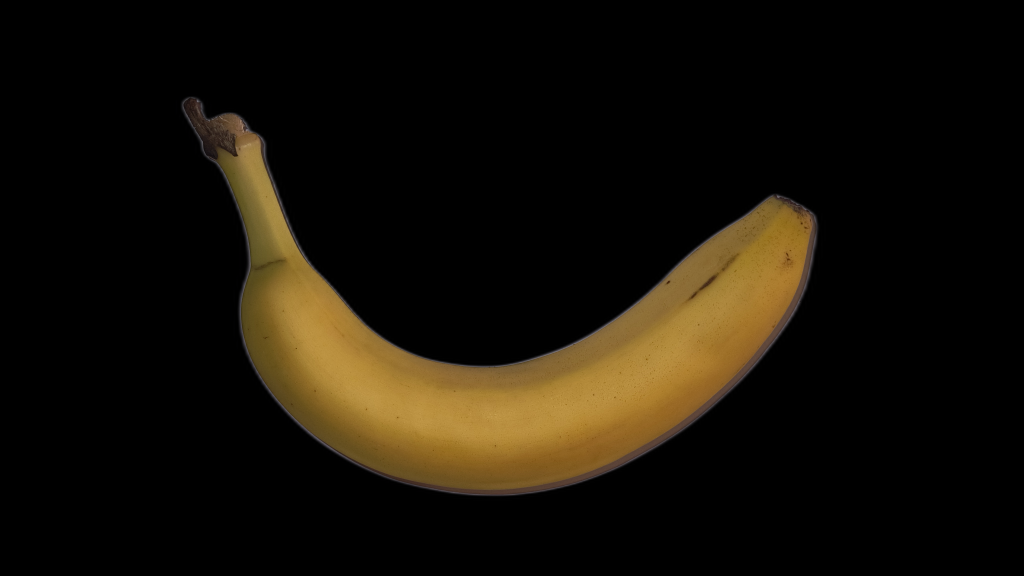
#> input picture data_sin_fondo/banana_sin_fondo/banana2.png, 4096 x 2304 px, found by its file name (shown at 1/4 size); the run also reads 3 pictures not shown here
$ python image2.py
#> lines starting #> are read from the running program, lines starting #| are printed output that depends on the picture; after the words box and inside, x2 and y2 are one past the last pixel; in counts of white or black regions, pixels touching at a corner belong together
import cv2
import numpy as np
import matplotlib.pyplot as plt
from skimage import feature

class Image:
    def __init__(self, image_path):
        self.image_path = image_path
        self.image = cv2.imread(image_path)
#> self.image is the input picture: shape (2304, 4096, 3); mean B, G, R 7.6, 16.9, 22.1
        self.blur = None
        self.sharpened = None
        self.edges = None
        self.contorned = None
        self.filled_img = None
        pass

    def get_features(self):

        # Llevamos la imagen de 3 canales a 1 canal
        gray = cv2.cvtColor(self.image, cv2.COLOR_BGR2GRAY)

        # Hacemos una mascara para eliminar el fondo
        _, mask = cv2.threshold(gray, 240, 255, cv2.THRESH_BINARY)
#> mask: shape (2304, 4096); every value is 0

        # Invertir la máscara para que el fondo sea negro y las frutas sean blancas
        mask = cv2.bitwise_not(mask)
#> mask: shape (2304, 4096); every value is 255

        # Aplicar la máscara a la imagen original para eliminar el fondo
        result = cv2.bitwise_and(self.image, self.image, mask=mask)

        # Redimensiono la imagen
        img = cv2.resize(result, (200, 200))

        # Imagen en rgb
        rgb = cv2.cvtColor(result, cv2.COLOR_BGR2RGB)

        # Hacemos un desenfoque
        blurred = cv2.bilateralFilter(img, 7, 25, 25)
        self.blur = blurred

        # Afila la imagen
        kernel = np.array([[-1, -1, -1], [-1, 9, -1], [-1, -1, -1]])
        sharpened = cv2.filter2D(blurred, -1, kernel)
        self.sharpened = sharpened

        # Calculo de limites para Canny
        median = np.median(sharpened)
#> median = 0
        sigma = 0.33
        lower = int(max(0, (1.0 - sigma) * median))
#> lower = 0
        upper = int(min(255, (1.0 + sigma) * median))
#> upper = 0

        # Deteccion de bordes
        pre_edges = cv2.Canny(img, lower, upper)
#> pre_edges: shape (200, 200); 5.1% white in thin lines or dots, all inside (x1, y1, x2, y2) = (35, 33, 162, 172)

        kernel = np.ones((5, 5), np.uint8)
        edges = cv2.morphologyEx(pre_edges, cv2.MORPH_CLOSE, kernel)
#> edges: shape (200, 200); 15.5% white; 1 white region
        self.edges = edges

        # Buscamos contornos
        contours, _ = cv2.findContours(edges, cv2.RETR_EXTERNAL, cv2.CHAIN_APPROX_SIMPLE)
#> contours = 1 contour; box (x1, y1, x2, y2) and area: (35, 33, 162, 172) 6149
        contorned = np.ones((200, 200), np.uint8)
        cv2.drawContours(contorned, contours, -1, (255, 0, 0), 3)
#> contorned: shape (200, 200); values 1 (black) and 255 (white), 5.8% white; 1 white region, box (x1, y1, x2, y2) and area: (33, 31, 164, 174) 2311

        # # Afila la imagen
        # kernel = np.array([[-1, -1, -1], [-1, 9, -1], [-1, -1, -1]])
        # sharpened = cv2.filter2D(contorned, -1, kernel)

        # Calculamos el area y circularidad
        cont = contours[0]
#> cont = contour of 246 points, box (x1, y1, x2, y2) (35, 33, 162, 172), area 6149
        max_area = 0
        for cont in contours:
            area = cv2.contourArea(cont)
            if area > max_area:
                max_area = area
            biggest_cont = cont
#> this loop made 1 pass
#> (area, max_area) on pass 1: (6149, 6149)
#> after the loop, max_area = 6149

        # Calcular el tamaño de la ventana para el filtro gaussiano
        window_size = 3
        gaussian_window = cv2.getGaussianKernel(ksize=window_size, sigma=-1)

        # Suavizar el contorno con un filtro gaussiano
        smooth = cv2.sepFilter2D(src=np.float32(biggest_cont), ddepth=-1, kernelX=gaussian_window, kernelY=gaussian_window)
#> smooth = 246 rows, first 8: [35.5, 33.5], [35.25, 34.75], [35.25, 37.25], [35.75, 39.25], [36.25, 40.75], [36.75, 42.25], [37.25, 43.75], [37.75, 45.75]
        smooth = np.int32(smooth)
#> smooth = contour of 246 points, box (x1, y1, x2, y2) (35, 33, 161, 171), area 6166

        # Crear una imagen en blanco del mismo tamaño que la imagen original
        smooth_img = np.ones((200, 200), np.uint8)

        # Dibujar el contorno suavizado en la imagen en blanco
        cv2.drawContours(smooth_img, [smooth], -1, (255,0,0), 3)
#> smooth_img: shape (200, 200); values 1 (black) and 255 (white), 6% white; 1 white region, box (x1, y1, x2, y2) and area: (33, 31, 163, 173) 2413
        self.contorned = smooth_img

        # Calcular el perímetro del contorno
        if biggest_cont is not None:
            per = cv2.arcLength(smooth, True)
#> per = 526.1
            if per == 0:
                circ = 0
            else:
                circ = 4*np.pi*(max_area/(per*per))
#> circ = 0.279

        # Calcular la compacidad del contorno
        if max_area!=0:
            compactness = per*per/max_area
#> compactness = 45.01
        else:
            compactness=0

        # Normalizamos el area, circularidad y compacidad
        d0 = 1e-10

        circ_normalized = np.log10(np.abs(circ)+d0)
#> circ_normalized = -0.554
        compactness_normalized = np.log10(np.abs(compactness)+d0)
#> compactness_normalized = 1.65


        # Rellenamos los contornos

        # Aplicar un umbral binario a la imagen en blanco
        _, thresh_img = cv2.threshold(smooth_img, 128, 255, cv2.THRESH_BINARY)
        copy_img = thresh_img.copy()
        h, w = copy_img.shape[:2]

        # Crear una máscara de ceros del mismo tamaño que la imagen
        mask = np.zeros((h+2, w+2), np.uint8)

        # Rellenar la imagen en blanco con el color blanco
        cv2.floodFill(copy_img, mask, (0,0), 255)
#> copy_img: shape (200, 200); 87.6% white; 1 black region, box (x1, y1, x2, y2) and area: (38, 37, 157, 168) 4977

        # Invertir los colores de la imagen en blanco
        inv_img = cv2.bitwise_not(copy_img)
        filled_img = thresh_img | inv_img
#> filled_img: shape (200, 200); 18.5% white; 1 white region, box (x1, y1, x2, y2) and area: (33, 31, 163, 173) 7390
        self.filled_img = filled_img

        # Calculamos los momentos de la hu

        # Aplicar un umbral binario a la imagen rellenada
        _, bin_img = cv2.threshold(filled_img, 1, 255, cv2.THRESH_BINARY)

        # Calcular los momentos de la imagen
        moments = cv2.moments(bin_img)
#> moments = moments, m00 1884450, centre m10/m00, m01/m00 = (96.13, 118.4)

        # Calcular los momentos de Hu de la imagen
        hu_moments = cv2.HuMoments(moments).flatten()
#> hu_moments = [0.00123, 5.58e-08, 8.91e-10, 3.31e-10, 9.93e-21, -9.31e-15, -1.79e-19]

        # Eliminar el 2do, 3ro, 4to, 5to y 7mo momento de Hu
        hu_moments = np.delete(hu_moments, [1,2,3,4,6], axis=0)
#> hu_moments = [0.00123, -9.31e-15]

        # Normalizar los momentos de Hu
        hu_moments_normalized = np.log10(np.abs(hu_moments)+d0)
#> hu_moments_normalized = [-2.91, -10]

        # Calculamos el histograma de colores
        hist_size = 256
        hist_range = (0, 256)
        accumulate = False

        # Convertir la imagen de RGB a HSV
        hsv = cv2.cvtColor(rgb, cv2.COLOR_RGB2HSV)
#> hsv: shape (2304, 4096, 3); mean H, S, V 4.3, 25.6, 22.2

        # Histograma del canal hue
        hist_hue = cv2.calcHist([hsv], [0], None, [hist_size], hist_range, accumulate=accumulate)
#> hist_hue = 256 values, max 7940968 at index 0, min 0 at index 29, mean 36864
        hist_hue = cv2.normalize(hist_hue, hist_hue).flatten()
#> hist_hue = 256 values, max 0.996 at index 0, min 0 at index 29, mean 0.00463

        # Histograma del canal saturacion
        hist_saturation = cv2.calcHist([hsv], [1], None, [hist_size], hist_range, accumulate=accumulate)
#> hist_saturation = 256 values, max 7935863 at index 0, min 0 at index 1, mean 36864
        hist_saturation = cv2.normalize(hist_saturation, hist_saturation).flatten()
#> hist_saturation = 256 values, max 1 at index 0, min 0 at index 1, mean 0.00464

        # [18 lines of commented-out code are left out]
        color_histograms_hsv = np.concatenate([hist_hue, hist_saturation])
#> color_histograms_hsv = 512 values, max 1 at index 256, min 0 at index 29, mean 0.00463

        # [8 lines of commented-out code are left out]
        features = np.concatenate([hu_moments_normalized, color_histograms_hsv, [circ_normalized, compactness_normalized]])
#> features = 516 values, max 1.65 at index 515, min -10 at index 1, mean -0.0183
        features = cv2.normalize(features, features).flatten()
#> features = 516 values, max 0.155 at index 515, min -0.939 at index 1, mean -0.00172
        # print(features.shape)

        return features

    def plot_image(self):
            plt.figure(figsize=(5, 5))

            self.image = cv2.cvtColor(self.image, cv2.COLOR_BGR2RGB)
            # plt.imshow(self.image, cmap='Greys')

            plt.subplot(2, 3, 1)
            plt.imshow(self.blur, cmap='Greys')
            plt.title('Filtro mediano')

            plt.subplot(2, 3, 2)
            plt.imshow(self.sharpened, cmap='Greys')
            plt.title('Sharpened Image')

            plt.subplot(2, 3, 3)
            plt.imshow(self.edges, cmap='Greys')
            plt.title('Deteccion de Bordes')

            plt.subplot(2, 3, 4)
            plt.imshow(self.contorned, cmap='Greys')
            plt.title('Contornos')

            plt.subplot(2, 3, 5)
            plt.imshow(self.filled_img, cmap='Greys')
            plt.title('Imagenes con Relleno')

            # plt.tight_layout()
            plt.show()

            pass


# test = Image('/home/bruno/fing/IA_I/data/banana/banana2.jpg')
# test.get_features()
# test.plot_image()

test2 = Image('/home/bruno/fing/IA_I/data/banana_sin_fondo/banana2.png')
test2.get_features()
test2.plot_image()

test3 = Image('/home/bruno/fing/IA_I/data/naranja/naranja1.jpg')
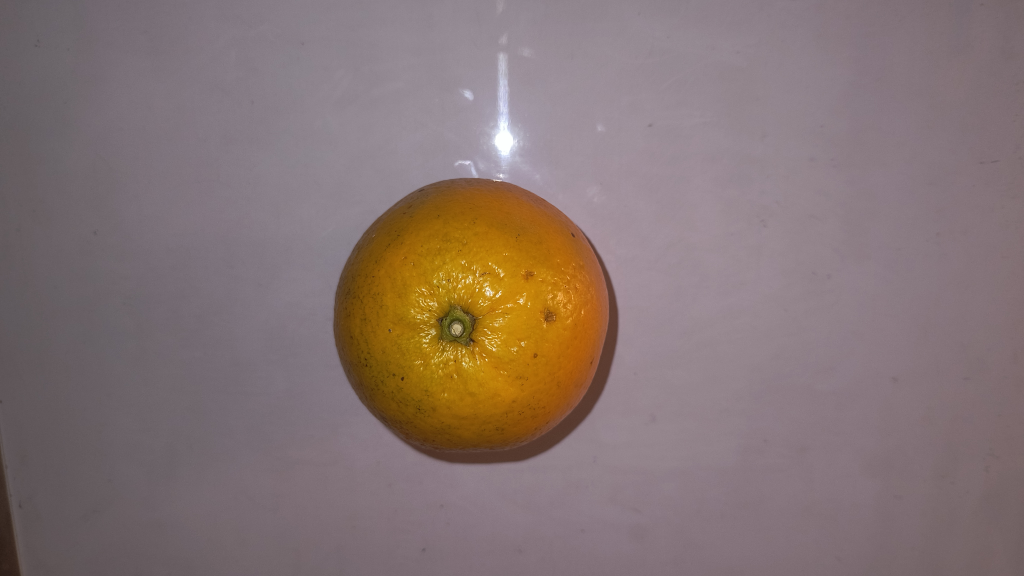
#> input picture data/naranja/naranja1.jpg, 4096 x 2304 px, found by its file name (shown at 1/4 size)
#> in __init__, self.image is the input picture: shape (2304, 4096, 3); mean B, G, R 114.7, 116.4, 133.5
test3.get_features()
#> in get_features (call 2), `sharpened = cv2.filter2D(blurred, -1, kernel)`:
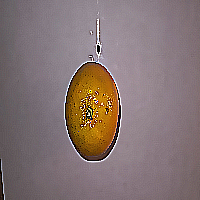
#> sharpened: shape (200, 200, 3); mean B, G, R 115, 116.1, 133
#> in get_features (call 2), `median = np.median(sharpened)`: median = 125
#> in get_features (call 2), `lower = int(max(0, (1.0 - sigma) * median))`: lower = 83
#> in get_features (call 2), `upper = int(min(255, (1.0 + sigma) * median))`: upper = 166
#> in get_features (call 2), `edges = cv2.morphologyEx(pre_edges, cv2.MORPH_CLOSE, kernel)`:
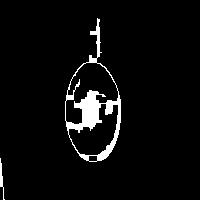
#> edges: shape (200, 200); 4.4% white; 2 white regions
#> in get_features (call 2), `contours, _ = cv2.findContours(edges, cv2.RETR_EXTERNAL, cv2.CHAIN_APP..`: contours = 2 contours; box (x1, y1, x2, y2) and area: (65, 18, 121, 162) 4473, (0, 158, 5, 200) 34
#> in get_features (call 2), `cont = contours[0]`: cont = contour of 13 points, box (x1, y1, x2, y2) (0, 158, 5, 200), area 34
#> the loop in get_features (call 2), `for cont in contours:` made 2 passes
#> (area, max_area) on passes 1 to 2: (34.5, 34.5), (4473, 4473)
#> after the loop in get_features (call 2), `for cont in contours:`: max_area = 4473
#> in get_features (call 2), `smooth = cv2.sepFilter2D(src=np.float32(biggest_cont), ddepth=-1, kern..`: smooth = 148 rows, first 8: [97, 21.5], [96.75, 23.5], [96.25, 26.75], [95.75, 29.25], [94, 30.75], [91.25, 31.75], [91.5, 33.25], [94.75, 34.25]
#> in get_features (call 2), `smooth = np.int32(smooth)`: smooth = contour of 148 points, box (x1, y1, x2, y2) (65, 19, 120, 161), area 4468
#> in get_features (call 2), `per = cv2.arcLength(smooth, True)`: per = 348.4
#> in get_features (call 2), `circ = 4*np.pi*(max_area/(per*per))`: circ = 0.463
#> in get_features (call 2), `compactness = per*per/max_area`: compactness = 27.14
#> in get_features (call 2), `circ_normalized = np.log10(np.abs(circ)+d0)`: circ_normalized = -0.334
#> in get_features (call 2), `compactness_normalized = np.log10(np.abs(compactness)+d0)`: compactness_normalized = 1.43
#> in get_features (call 2), `moments = cv2.moments(bin_img)`: moments = moments, m00 1355325, centre m10/m00, m01/m00 = (92.39, 105.9)
#> in get_features (call 2), `hu_moments = cv2.HuMoments(moments).flatten()`: hu_moments = [0.00088, 3.25e-07, 1.03e-10, 5.55e-11, 4.18e-21, 3.13e-14, -9.81e-23]
#> in get_features (call 2), `hu_moments = np.delete(hu_moments, [1,2,3,4,6], axis=0)`: hu_moments = [0.00088, 3.13e-14]
#> in get_features (call 2), `hu_moments_normalized = np.log10(np.abs(hu_moments)+d0)`: hu_moments_normalized = [-3.06, -10]
#> in get_features (call 2), `hist_hue = cv2.calcHist([hsv], [0], None, [hist_size], hist_range, acc..`: hist_hue = 256 values, max 1992868 at index 166, min 0 at index 29, mean 36864
#> in get_features (call 2), `hist_hue = cv2.normalize(hist_hue, hist_hue).flatten()`: hist_hue = 256 values, max 0.727 at index 166, min 0 at index 29, mean 0.0134
#> in get_features (call 2), `hist_saturation = cv2.calcHist([hsv], [1], None, [hist_size], hist_ran..`: hist_saturation = 256 values, max 610326 at index 22, min 0 at index 1, mean 36864
#> in get_features (call 2), `hist_saturation = cv2.normalize(hist_saturation, hist_saturation).flat..`: hist_saturation = 256 values, max 0.324 at index 22, min 0 at index 1, mean 0.0196
#> in get_features (call 2), `color_histograms_hsv = np.concatenate([hist_hue, hist_saturation])`: color_histograms_hsv = 512 values, max 0.727 at index 166, min 0 at index 29, mean 0.0165
#> in get_features (call 2), `features = np.concatenate([hu_moments_normalized, color_histograms_hsv..`: features = 516 values, max 1.43 at index 515, min -10 at index 1, mean -0.0068
#> in get_features (call 2), `features = cv2.normalize(features, features).flatten()`: features = 516 values, max 0.135 at index 515, min -0.939 at index 1, mean -0.000638
test3.plot_image()

test4 = Image('/home/bruno/fing/IA_I/data/naranja_sin_fondo/naranja1.jpg')
test4.get_features()
#> in get_features (call 3), `smooth = cv2.sepFilter2D(src=np.float32(biggest_cont), ddepth=-1, kern..`: smooth = 148 rows, first 8: [97, 21.5], [96.75, 23.5], [96.25, 26.75], [95.75, 29.25], [94, 30.75], [91.25, 31.75], [91.5, 33.25], [94.75, 34.25]
test4.plot_image()

test5 = Image('/home/bruno/fing/IA_I/data/manzana/manzana1.jpg')
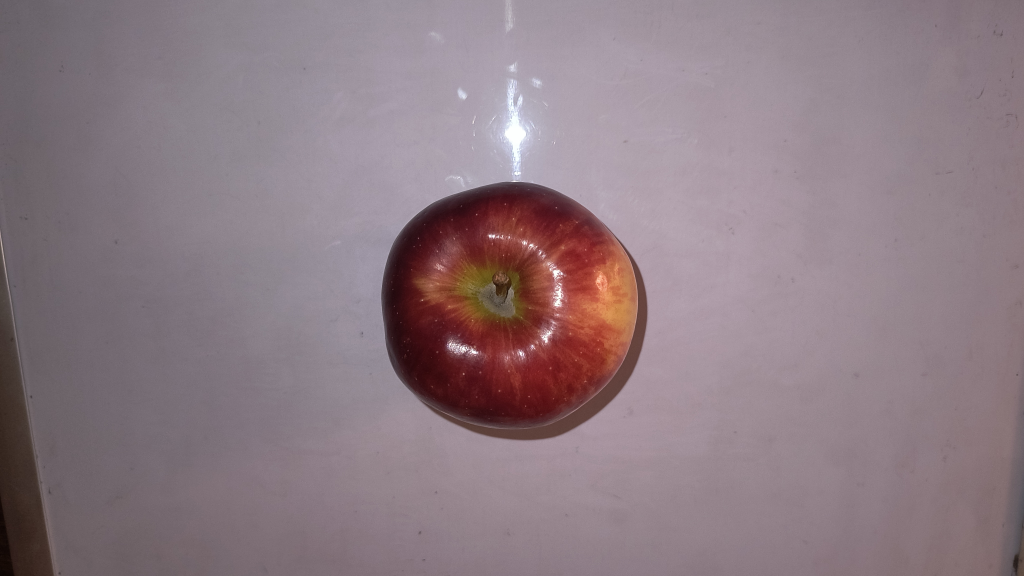
#> input picture data/manzana/manzana1.jpg, 4096 x 2304 px, found by its file name (shown at 1/4 size)
#> in __init__, self.image is the input picture: shape (2304, 4096, 3); mean B, G, R 130.7, 123.3, 140.8
test5.get_features()
#> in get_features (call 4), `mask = cv2.bitwise_not(mask)`:
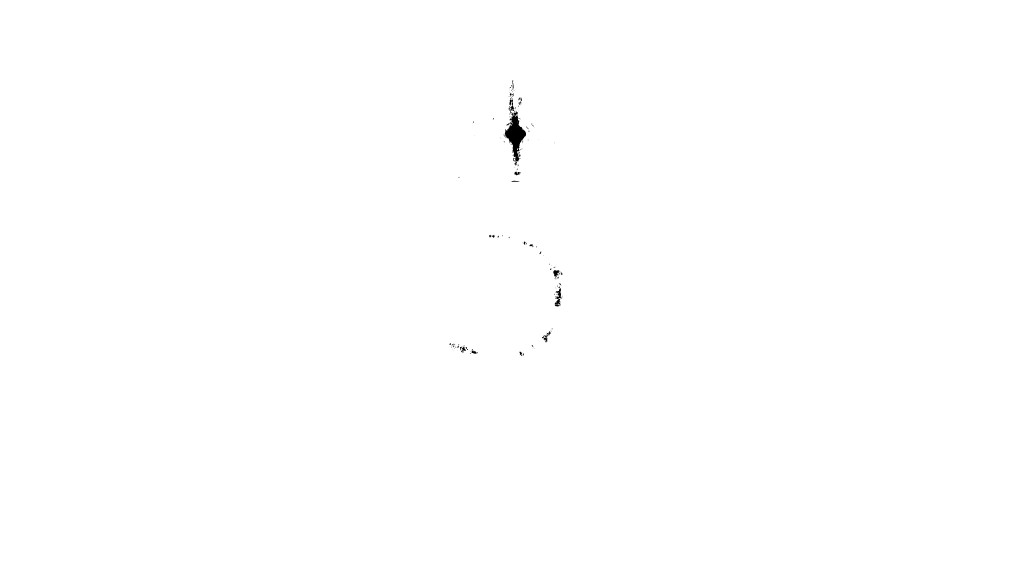
#> mask: shape (2304, 4096) (shown at 1/4 size); 99.9% white; 149 black regions (109 under 20 px), largest, box (x1, y1, x2, y2) and area: (2019, 444, 2104, 662) 7451, (2035, 393, 2059, 454) 535, (2220, 1146, 2249, 1197) 526
#> in get_features (call 4), `sharpened = cv2.filter2D(blurred, -1, kernel)`:
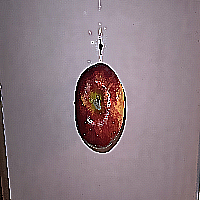
#> sharpened: shape (200, 200, 3); mean B, G, R 130.5, 123.2, 140.1
#> in get_features (call 4), `median = np.median(sharpened)`: median = 137
#> in get_features (call 4), `lower = int(max(0, (1.0 - sigma) * median))`: lower = 91
#> in get_features (call 4), `upper = int(min(255, (1.0 + sigma) * median))`: upper = 182
#> in get_features (call 4), `pre_edges = cv2.Canny(img, lower, upper)`:
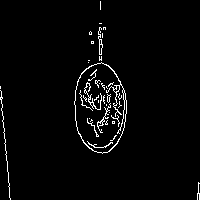
#> pre_edges: shape (200, 200); 2.7% white in thin lines or dots
#> in get_features (call 4), `contours, _ = cv2.findContours(edges, cv2.RETR_EXTERNAL, cv2.CHAIN_APP..`: contours = 6 contours, 3 with area under 20; largest, box (x1, y1, x2, y2) and area: (74, 23, 127, 154) 3778, (0, 86, 11, 200) 76, (197, 182, 200, 200) 24
#> in get_features (call 4), `cont = contours[0]`: cont = [[198, 182], [198, 192], [197, 193], [197, 199], [199, 199], [199, 182]]
#> the loop in get_features (call 4), `for cont in contours:` made 6 passes
#> (area, max_area) on passes 1, 2, 5: (23.5, 23.5), (75.5, 75.5), (3777.5, 3777.5)
#> after the loop in get_features (call 4), `for cont in contours:`: max_area = 3777.5
#> in get_features (call 4), `smooth = cv2.sepFilter2D(src=np.float32(biggest_cont), ddepth=-1, kern..`: smooth = [[100, 4.5], [100, 4.5]]
#> in get_features (call 4), `smooth = np.int32(smooth)`: smooth = [[100, 4], [100, 4]]
#> in get_features (call 4), `per = cv2.arcLength(smooth, True)`: per = 0
#> in get_features (call 4), `compactness_normalized = np.log10(np.abs(compactness)+d0)`: compactness_normalized = -10
#> in get_features (call 4), `moments = cv2.moments(bin_img)`: moments = moments, m00 3315, centre m10/m00, m01/m00 = (100, 4)
#> in get_features (call 4), `hu_moments = cv2.HuMoments(moments).flatten()`: hu_moments = [0.00065, 0, 0, 0, 0, 0, 0]
#> in get_features (call 4), `hu_moments = np.delete(hu_moments, [1,2,3,4,6], axis=0)`: hu_moments = [0.00065, 0]
#> in get_features (call 4), `hu_moments_normalized = np.log10(np.abs(hu_moments)+d0)`: hu_moments_normalized = [-3.19, -10]
#> in get_features (call 4), `hist_hue = cv2.calcHist([hsv], [0], None, [hist_size], hist_range, acc..`: hist_hue = 256 values, max 1826517 at index 166, min 0 at index 26, mean 36864
#> in get_features (call 4), `hist_hue = cv2.normalize(hist_hue, hist_hue).flatten()`: hist_hue = 256 values, max 0.752 at index 166, min 0 at index 26, mean 0.0152
#> in get_features (call 4), `hist_saturation = cv2.calcHist([hsv], [1], None, [hist_size], hist_ran..`: hist_saturation = 256 values, max 776255 at index 21, min 0 at index 1, mean 36864
#> in get_features (call 4), `hist_saturation = cv2.normalize(hist_saturation, hist_saturation).flat..`: hist_saturation = 256 values, max 0.39 at index 21, min 0 at index 1, mean 0.0185
#> in get_features (call 4), `color_histograms_hsv = np.concatenate([hist_hue, hist_saturation])`: color_histograms_hsv = 512 values, max 0.752 at index 166, min 0 at index 26, mean 0.0168
#> in get_features (call 4), `features = np.concatenate([hu_moments_normalized, color_histograms_hsv..`: features = 516 values, max 0.752 at index 168, min -10 at index 1, mean -0.0476
#> in get_features (call 4), `features = cv2.normalize(features, features).flatten()`: features = 516 values, max 0.0425 at index 168, min -0.566 at index 1, mean -0.00269
test5.plot_image()

test6 = Image('/home/bruno/fing/IA_I/data/manzana_sin_fondo/manzana2.png')
test6.get_features()
#> in get_features (call 5), `contours, _ = cv2.findContours(edges, cv2.RETR_EXTERNAL, cv2.CHAIN_APP..`: contours = 1 contour; box (x1, y1, x2, y2) and area: (61, 55, 118, 156) 4255
#> in get_features (call 5), `smooth = cv2.sepFilter2D(src=np.float32(biggest_cont), ddepth=-1, kern..`: smooth = 110 rows, first 8: [78.5, 57.5], [77.25, 59], [75.5, 61.25], [74.5, 63], [73.75, 64.75], [73.25, 66], [72.75, 67], [72.25, 68.25]
test6.plot_image()

test7 = Image('/home/bruno/fing/IA_I/data/zapallo/zapallo1.jpg')
test7.get_features()
#> in get_features (call 6), `contours, _ = cv2.findContours(edges, cv2.RETR_EXTERNAL, cv2.CHAIN_APP..`: contours = 2 contours; box (x1, y1, x2, y2) and area: (66, 45, 124, 150) 4574, (99, 152, 104, 197) 86
#> in get_features (call 6), `smooth = cv2.sepFilter2D(src=np.float32(biggest_cont), ddepth=-1, kern..`: smooth = 120 rows, first 8: [94.5, 45.5], [93, 45.75], [90, 46.25], [87.5, 46.75], [85.25, 47.5], [83.25, 48.5], [81.5, 49.75], [79.75, 51.5]
test7.plot_image()

test8 = Image('/home/bruno/fing/IA_I/data/zapallo_sin_fondo/zapallo2.png')
test8.get_features()
#> in get_features (call 7), `contours, _ = cv2.findContours(edges, cv2.RETR_EXTERNAL, cv2.CHAIN_APP..`: contours = 1 contour; box (x1, y1, x2, y2) and area: (64, 50, 136, 152) 5072
#> in get_features (call 7), `smooth = cv2.sepFilter2D(src=np.float32(biggest_cont), ddepth=-1, kern..`: smooth = 135 rows, first 8: [96.5, 50.5], [95.75, 50.75], [94.25, 51.25], [93, 51.75], [92, 52.25], [91, 52.75], [89.75, 53.5], [88.25, 54.5]
test8.plot_image()
